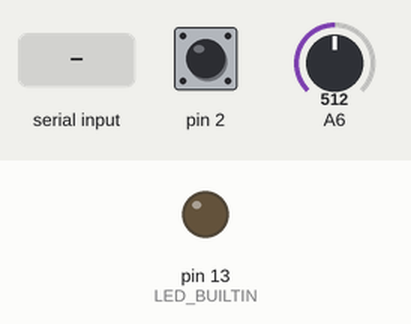
Bench run of a sketch on a simulated Arduino Nano, built with avr-gcc and run on an emulated ATmega328P. Parts: output pins drawn as LEDs (lit = HIGH). The test bench sets the inputs (shaded band); at power-on: pin 2 HIGH, A6 = 512. What the sketch prints to the serial monitor is not drawn.

Above: at 1.2 s.
1.3 s: byte 234 (0xEA) received over Serial
2.8 s: pin 2 pulled LOW for 0.15 s
At 2.96 s:
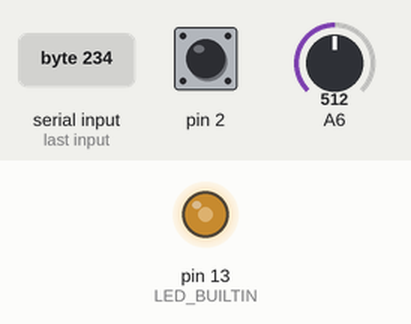
5.8 s: byte 240 (0xF0) received over Serial
8.8 s: byte 239 (0xEF) received over Serial
At 9.5 s:
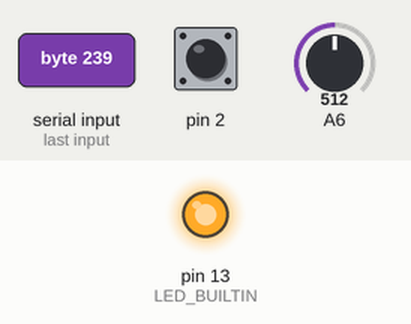
10.3 s: byte 244 (0xF4) received over Serial
11.8 s: byte 247 (0xF7) received over Serial
Timing chart, 0 to 14.3 s (numbered marks = the images above; inputs shaded):
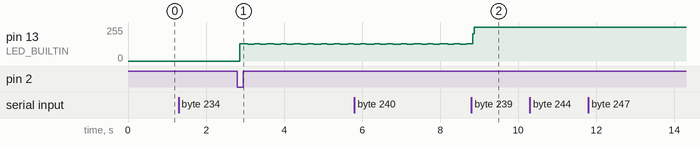

The sketch:

_labeler.ino
```cpp
/*
 * Эта часть программы похожа на прошивку контроллера, работающего с датчиками и двигателем.
 * Контроллер общается с терминалом через последовательный порт.
 */

#include <EEPROM.h>
#define max_feed_steps 20000 // Максимальное (безаварийное) количество шагов подачи этикетки.

byte vars[8];
/* Массив переменных, доступных для изменения по UART.
 *  Индекс_переменной_в_массиве (адрес_верхнего_ниббла|адрес_нижнего_ниббла *при адресации по UART)
 *
 * 0 (0x1n|0x0n) - Вылет.
 * 1 (0x3n|0x2n) - Задержка подачи.
 * 2 (0x5n|0x4n) - Скорость подачи.
 * 3 (0x7n|0x6n) - Порог Датчика Разрыва Этикетки.
 * 4 (0x9n|0x8n) - Текущее значение АЦП ДРЭ.
 * 5 (0xBn|0xAn) - Пусто.
 * 6 (0xDn|0xCn) - Регистр ошибок.
 * 7 (0xFn|0xEn) - Управляющий регистр.
 *  7Н (0xFn) - Номер регистра, последнего отправленного по запросу на чтение.
 *  7L (0xEn) - Управление состоянием программы: А - работа, F - стоп.
 *
 *  Принятый по UART байт 0x5B запишет данные 0хВ (полбайта, ниббл) в старший(верхний) ниббл по адресу vars[2].
 *  Принятый по UART байт 0x4А запишет данные 0хА (полбайта, ниббл) в младший(нижний) ниббл по адресу vars[2].
 *  >>> vars[2] -> 0xBA
 *  Принятые по UART байты 0xEn и 0хFn не только пишут по адресу vars[7], но и являются управляющими командами.
 */
volatile byte protruding_label;      // Выступающая часть этикетки (вылет);
volatile byte feed_delay;    // Задержка подачи.
volatile unsigned int feed_speed;    // Скорость подачи.
volatile unsigned int lgs_threshold; // label gap sensor threshold - порог срабатывания датчика разрыва этикетки.

volatile byte queue[8] = {0,0,0,0,0,0,0,0}; // Очередь срабатываний датчика бутылок.
volatile unsigned int step_counter = 0;
volatile boolean stepper = false; // Если установлен флаг, работает ШД.
volatile boolean tick_flag = false; // Флаг полушага.
volatile boolean lgs_flag = false; // Если установлен флаг, поступил сигнал от ДРЭ.
byte LState = 255;

void T2_start(){
  // инициализация Timer2
  cli();                     // Запрет прерываний
  TCCR2B = 0x07;             // 0x07 - предделитель 1024 (30.64 Гц) | 0x03 - предделитель 32 (976.5625Гц).
  TIMSK2 |= (1 << TOIE2);    // Включение прерываний по переполнению
  sei();                     // Разрешение прерываний
}

void T2_stop(){
  cli();         // Запрет прерываний
  TIMSK2 = 0;    // Выключение прерываний по переполнению
  sei();         // Разрешение прерываний
}

void T1_start(unsigned int ctr=0xFFFF){
  // инициализация Timer1
  cli();                     // Запрет прерываний.
  TCCR1A = 0;                // Начальное значение счётчика.
  OCR1A = ctr;               // Установка регистра совпадения
  TCCR1B = 0b00001001;       // CRC режим без предделителя (16МГц/ctr).
  TIMSK1 = 0b00000010;       // Включить прерывание по совпадению со счётчиком.
  sei();                     // Разрешение прерываний
}

void T1_stop(){
  cli();           // Запрет прерываний.
  TCCR1B = 0;      // Отключить тактовый генератор.
  TIMSK1 = 0;      // Выключить прерывания.
  sei();           // Разрешение прерываний
}

void setup(){
  Serial.begin(9600);
  pinMode (A6, INPUT_PULLUP);
  pinMode (2, INPUT_PULLUP);
  pinMode (LED_BUILTIN, OUTPUT);
  pinMode (3, INPUT_PULLUP); // Выход драйвера PUL ШД
  digitalWrite(3, HIGH);
}


void loop(){

// Приём данных по последовательному порту.
while(Serial.available()) {
  byte raw = Serial.read();
  if (raw == 0xEA){ LState = 0; } // Запустить программу.
  if (raw == 0xEF){ LState = 1; } // Остановить программу.
  // Прочесть переменную из массива с индексом 0xF(i).
  if (raw == 0xF0){ Serial.write(vars[0]); }
  if (raw == 0xF1){ Serial.write(vars[1]); }
  if (raw == 0xF2){ Serial.write(vars[2]); }
  if (raw == 0xF3){ Serial.write(vars[3]); }
  if (raw == 0xF4){ Serial.write(vars[4]); }
  if (raw == 0xF5){ Serial.write(vars[5]); }
  if (raw == 0xF6){ Serial.write(vars[6]); }
  if (raw == 0xF7){ Serial.write(vars[7]); }
  byte adr = raw >> 5;
  vars[adr] = (raw & 0x10) ? ((raw << 4) | (vars[adr] & 0x0F)) : ((raw & 0xF) | (vars[adr] & 0xF0));
}

//if (vars[7] == 0xA){ LState = 0; vars[7] = 0xB; } // 0xEA - Команда запуска.  0xXB - Запущено.
//if (vars[7] == 0xF){ LState = 1; vars[7] = 0xE; } // 0xEF - Команда останова. 0xXE - Остановлено.

vars[4] = (byte)(analogRead(A6) >> 2);

// LState == 255 - Пустое состояние, ожидание события.

// Пуск. Загрука данных и запуск прерываний.
if (LState == 0){
  protruding_label = vars[0];
  feed_delay = (!vars[1]) ? 1 : vars[1];
  feed_speed = (unsigned int)(0xFFFF/(vars[2] + 1));
  Serial.write(feed_speed>>8);
  Serial.write(feed_speed&0xFF);
  lgs_threshold = vars[3];
  T2_start();
  T1_start();
  attachInterrupt(0, BottleSensor, FALLING); // Назначение обработчика прерывания по падающему фронту на ножке D2.
  LState = 255;
}

// Стоп. Остановка прерываний, сброс обработчиков.
if (LState == 1){
  T2_stop();
  T1_stop();
  detachInterrupt(0);
  LState = 255;
}

// Подача основной части этикетки.
if (LState == 2){
  if (step_counter == max_feed_steps){
    vars[6] |= 0x1; //Serial.println("Ошибка 1: Достигнуто максимальное число шагов подачи этикетки.");
    stepper = false;
    step_counter = 0; // Сбросить счётчик шагов.
    LState = 255;
  }
  if (vars[4] < vars[3]){ // Если значение АЦП ниже установленного порога - сработал ДРЭ.
    //Serial.println("Поступил сигнал от ДРЭ.");
    step_counter = 0; // Сбросить счётчик шагов.
    LState = 3;
  }
}

// Подача вылета.
if (LState == 3){
  if (step_counter == protruding_label){
    stepper = false;
    //Serial.println("Done!");
    step_counter = 0; // Сбросить счётчик шагов.
    LState = 255;
  }
}

}

void BottleSensor(){ // Обработчик датчика бутылки.
  /* Ищет свободное место в очереди, и добавляет в неё
   * новое событие от датчика бутылки со значением
   * времени задержи до подачи этикетки.
   */
  //Serial.println("Поступил сигнал от датчика бутылки.");
  Serial.write(0xCC);
  for (byte i = 0; i <= 8; i++){
    if (i == 8){ // Счетчик вышел за пределы очереди.
      vars[6] |= 0x2; //Serial.println("Ошибка 2: Очередь заполнена.");
      //Error(0);
      break;
    }
    if (queue[i] == 0){ // Первая попавшаяся ячейка пуста.
      queue[i] = feed_delay;
      break;
    }
  }
}

ISR(TIMER2_OVF_vect){ // Обработчик прерывания по таймеру2. Срабатывает 30 раз в секунду.
  for (byte i = 0; i < 8; i++){
    if (queue[i] != 0){
      if (queue[i] == 1){
        if (stepper){
          vars[6] |= 0x4; //Serial.println("Ошибка 3. Частая подача бутылки!");
          //Error(1);
        }else{
          //Serial.println("Начата подача этикетки");
          stepper = true;
          LState = 2;
        }
      }
      queue[i]--;
    }
  }
}

ISR(TIMER1_COMPA_vect) { // Обработчик прерывания по таймеру 1.
  T1_start(feed_speed); // Первым делом - задание паузы до следующего тика.
  if(stepper){ // Если разрешена работа:
    digitalWrite(LED_BUILTIN, !tick_flag); // отправить эту часть полушага драйверу,
    if (tick_flag){ // на втором полушаге считаем шаги:
      step_counter++; // Увеличиваем счётчик шагов,
    }
    tick_flag = !tick_flag; // выбрать следующий полушаг.
  }else if (tick_flag){
    tick_flag = false;
    digitalWrite(LED_BUILTIN, LOW);
  }
}
```

Measured:
- after the input at 1.3 s, every drawn part: stays the same
- after the input at 2.8 s, pin 13 (LED_BUILTIN): 0/255 → 131/255 after 0.07 s, → 124/255 0.20 s later, → 131/255 0.16 s later, → 124/255 0.16 s later, … (18 changes in this stretch)
- after the input at 10.3 s, every drawn part: stays the same
- after the input at 11.8 s, every drawn part: stays the same
